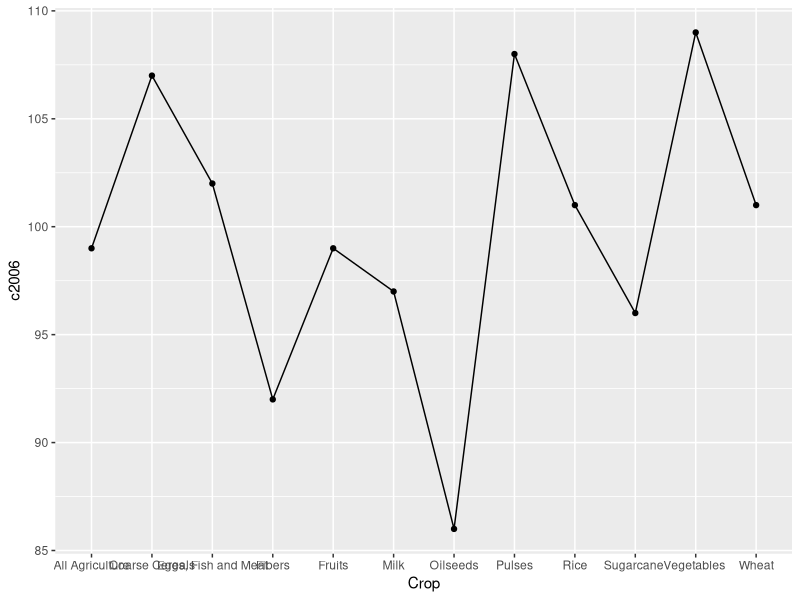

Reproduce this figure in R.
## ---- chunk 1
knitr::opts_chunk$set(echo = TRUE)
## ---- chunk 2
library(dplyr)
df=read.csv("YearwiseCropInformation.csv",header=TRUE)
colnames(df)
df=df %>% rename(Crop=Crop, 'c2005'=X2004.05 , 'c2006'=X2005.06, 'c2007'=X2006.07, 'c2008'=X2007.08, 'c2009'=X2008.09, 'c2010'=X2009.10, 'c2011'=X2010.11, 'c2012'=X2011.12)
df
## ---- chunk 3
df = df %>% select(Crop,c2005,c2006,c2007,c2008,c2009,c2010,c2011,c2012) %>% mutate(mean=(c2005+c2006+c2007+c2008+c2009+c2010+c2011+c2012)/8)
df
## ---- chunk 4
df %>% top_n(5)
## ---- chunk 5
library(ggplot2)
ggplot(data=df,aes(x=Crop,y=c2006,group=1))+geom_line()+geom_point()

